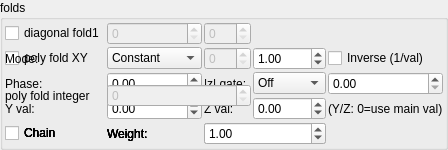
    <widget class="QGroupBox" name="groupBox_2">
     <property name="title">
      <string>folds</string>
     </property>
     <layout class="QVBoxLayout" name="verticalLayout_4" stretch="0">
      <property name="spacing">
       <number>2</number>
      </property>
      <property name="leftMargin">
       <number>2</number>
      </property>
      <property name="topMargin">
       <number>2</number>
      </property>
      <property name="rightMargin">
       <number>2</number>
      </property>
      <property name="bottomMargin">
       <number>2</number>
      </property>
      <item>
       <layout class="QGridLayout" name="gridLayout_9" columnstretch="0,1,1">
        <property name="spacing">
         <number>2</number>
        </property>
        <item row="1" column="0">
         <widget class="MyCheckBox" name="checkBox_transf_function_enabledP_false">
          <property name="font">
           <font>
            <weight>50</weight>
            <bold>false</bold>
           </font>
          </property>
          <property name="text">
           <string>poly fold XY</string>
          </property>
         </widget>
        </item>
        <item row="1" column="1">
         <widget class="MySpinBox" name="spinboxInt_transf_start_iterations_P">
          <property name="enabled">
           <bool>false</bool>
          </property>
          <property name="sizePolicy">
           <sizepolicy hsizetype="Minimum" vsizetype="Maximum">
            <horstretch>0</horstretch>
            <verstretch>0</verstretch>
           </sizepolicy>
          </property>
          <property name="maximum">
           <number>999</number>
          </property>
         </widget>
        </item>
        <item row="0" column="2">
         <widget class="MySpinBox" name="spinboxInt_transf_stop_iterations_Cx">
          <property name="enabled">
           <bool>false</bool>
          </property>
          <property name="sizePolicy">
           <sizepolicy hsizetype="Minimum" vsizetype="Maximum">
            <horstretch>0</horstretch>
            <verstretch>0</verstretch>
           </sizepolicy>
          </property>
          <property name="maximum">
           <number>999</number>
          </property>
         </widget>
        </item>
      <item row="1" column="0">
       <widget class="QLabel"><property name="text"><string>Mode:</string></property></widget>
      </item>
      <item row="1" column="1">
       <widget class="MyComboBox" name="comboBox_transf_multiplier_value_mode_2">
        <item><property name="text"><string notr="true">Constant</string></property></item>
        <item><property name="text"><string notr="true">Sine</string></property></item>
        <item><property name="text"><string notr="true">Ramp</string></property></item>
        <item><property name="text"><string notr="true">Exponential</string></property></item>
        <item><property name="text"><string notr="true">Triangle</string></property></item>
        <item><property name="text"><string notr="true">Square</string></property></item>
        <item><property name="text"><string notr="true">Smoothstep</string></property></item>
        <item><property name="text"><string notr="true">Noise</string></property></item>
        <item><property name="text"><string notr="true">Ping-pong</string></property></item>
        <item><property name="text"><string notr="true">Stepped</string></property></item>
       </widget>
      </item>
      <item row="1" column="2">
       <widget class="QLabel"><property name="text"><string>Freq:</string></property></widget>
      </item>
      <item row="1" column="3">
       <widget class="MyDoubleSpinBox" name="spinbox_transf_multiplier_frequency_2">
        <property name="minimum"><double>0.01</double></property><property name="maximum"><double>100.0</double></property>
        <property name="singleStep"><double>0.1</double></property><property name="value"><double>1.0</double></property>
       </widget>
      </item>
      <item row="1" column="4" colspan="2">
       <widget class="MyCheckBox" name="checkBox_transf_multiplier_inverse_2">
        <property name="text"><string>Inverse (1/val)</string></property>
       </widget>
      </item>
      <item row="2" column="0">
       <widget class="QLabel"><property name="text"><string>Phase:</string></property></widget>
      </item>
      <item row="2" column="1">
       <widget class="MyDoubleSpinBox" name="spinbox_transf_multiplier_phase_2">
        <property name="minimum"><double>-10.0</double></property><property name="maximum"><double>10.0</double></property>
        <property name="singleStep"><double>0.1</double></property><property name="value"><double>0.0</double></property>
       </widget>
      </item>
      <item row="2" column="2">
       <widget class="QLabel"><property name="text"><string>|z| gate:</string></property></widget>
      </item>
      <item row="2" column="3">
       <widget class="MyComboBox" name="comboBox_transf_multiplier_threshold_mode_2">
        <item><property name="text"><string notr="true">Off</string></property></item>
        <item><property name="text"><string notr="true">&gt; thresh</string></property></item>
        <item><property name="text"><string notr="true">&lt; thresh</string></property></item>
       </widget>
      </item>
      <item row="2" column="4" colspan="2">
       <widget class="MyDoubleSpinBox" name="spinbox_transf_multiplier_threshold_2">
        <property name="minimum"><double>0.0</double></property><property name="maximum"><double>1000.0</double></property>
        <property name="singleStep"><double>0.1</double></property><property name="value"><double>0.0</double></property>
       </widget>
      </item>
      <item row="3" column="0">
       <widget class="QLabel"><property name="text"><string>Y val:</string></property></widget>
      </item>
      <item row="3" column="1">
       <widget class="MyDoubleSpinBox" name="spinbox_transf_multiplier_scale_y_2">
        <property name="minimum"><double>-100.0</double></property><property name="maximum"><double>100.0</double></property>
        <property name="singleStep"><double>0.01</double></property><property name="value"><double>0.0</double></property>
       </widget>
      </item>
      <item row="3" column="2">
       <widget class="QLabel"><property name="text"><string>Z val:</string></property></widget>
      </item>
      <item row="3" column="3">
       <widget class="MyDoubleSpinBox" name="spinbox_transf_multiplier_scale_z_2">
        <property name="minimum"><double>-100.0</double></property><property name="maximum"><double>100.0</double></property>
        <property name="singleStep"><double>0.01</double></property><property name="value"><double>0.0</double></property>
       </widget>
      </item>
      <item row="3" column="4" colspan="2">
       <widget class="QLabel"><property name="text"><string notr="true">(Y/Z: 0=use main val)</string></property></widget>
      </item>
      <item row="4" column="0">
       <widget class="MyCheckBox" name="checkBox_transf_multiplier_chain_5">
        <property name="text"><string>Chain</string></property>
       </widget>
      </item>
      <item row="4" column="1">
       <widget class="QLabel"><property name="text"><string>Weight:</string></property></widget>
      </item>
      <item row="4" column="2" colspan="2">
       <widget class="MyDoubleSpinBox" name="spinbox_transf_multiplier_weight_5">
        <property name="minimum"><double>0.0</double></property><property name="maximum"><double>10.0</double></property>
        <property name="singleStep"><double>0.1</double></property><property name="value"><double>1.0</double></property>
       </widget>
      </item>
      <item row="4" column="0">
       <widget class="MyCheckBox" name="checkBox_transf_multiplier_chain_4">
        <property name="text"><string>Chain</string></property>
       </widget>
      </item>
      <item row="4" column="1">
       <widget class="QLabel"><property name="text"><string>Weight:</string></property></widget>
      </item>
      <item row="4" column="2" colspan="2">
       <widget class="MyDoubleSpinBox" name="spinbox_transf_multiplier_weight_4">
        <property name="minimum"><double>0.0</double></property><property name="maximum"><double>10.0</double></property>
        <property name="singleStep"><double>0.1</double></property><property name="value"><double>1.0</double></property>
       </widget>
      </item>
      <item row="4" column="0">
       <widget class="MyCheckBox" name="checkBox_transf_multiplier_chain_3">
        <property name="text"><string>Chain</string></property>
       </widget>
      </item>
      <item row="4" column="1">
       <widget class="QLabel"><property name="text"><string>Weight:</string></property></widget>
      </item>
      <item row="4" column="2" colspan="2">
       <widget class="MyDoubleSpinBox" name="spinbox_transf_multiplier_weight_3">
        <property name="minimum"><double>0.0</double></property><property name="maximum"><double>10.0</double></property>
        <property name="singleStep"><double>0.1</double></property><property name="value"><double>1.0</double></property>
       </widget>
      </item>
      <item row="4" column="0">
       <widget class="MyCheckBox" name="checkBox_transf_multiplier_chain_2">
        <property name="text"><string>Chain</string></property>
       </widget>
      </item>
      <item row="4" column="1">
       <widget class="QLabel"><property name="text"><string>Weight:</string></property></widget>
      </item>
      <item row="4" column="2" colspan="2">
       <widget class="MyDoubleSpinBox" name="spinbox_transf_multiplier_weight_2">
        <property name="minimum"><double>0.0</double></property><property name="maximum"><double>10.0</double></property>
        <property name="singleStep"><double>0.1</double></property><property name="value"><double>1.0</double></property>
       </widget>
      </item>
      <item row="4" column="0">
       <widget class="MyCheckBox" name="checkBox_transf_multiplier_chain_1">
        <property name="text"><string>Chain</string></property>
       </widget>
      </item>
      <item row="4" column="1">
       <widget class="QLabel"><property name="text"><string>Weight:</string></property></widget>
      </item>
      <item row="4" column="2" colspan="2">
       <widget class="MyDoubleSpinBox" name="spinbox_transf_multiplier_weight_1">
        <property name="minimum"><double>0.0</double></property><property name="maximum"><double>10.0</double></property>
        <property name="singleStep"><double>0.1</double></property><property name="value"><double>1.0</double></property>
       </widget>
      </item>
        <item row="0" column="0">
         <widget class="MyCheckBox" name="checkBox_transf_function_enabledCx_false">
          <property name="text">
           <string notr="true">diagonal fold1</string>
          </property>
         </widget>
        </item>
        <item row="0" column="1">
         <widget class="MySpinBox" name="spinboxInt_transf_start_iterations_Cx">
          <property name="enabled">
           <bool>false</bool>
          </property>
          <property name="sizePolicy">
           <sizepolicy hsizetype="Minimum" vsizetype="Maximum">
            <horstretch>0</horstretch>
            <verstretch>0</verstretch>
           </sizepolicy>
          </property>
          <property name="maximum">
           <number>999</number>
          </property>
         </widget>
        </item>
        <item row="2" column="0" rowspan="2">
         <widget class="QLabel" name="label_45">
          <property name="text">
           <string>poly fold integer</string>
          </property>
         </widget>
        </item>
        <item row="1" column="2">
         <widget class="MySpinBox" name="spinboxInt_transf_stop_iterations_P">
          <property name="enabled">
           <bool>false</bool>
          </property>
          <property name="sizePolicy">
           <sizepolicy hsizetype="Minimum" vsizetype="Maximum">
            <horstretch>0</horstretch>
            <verstretch>0</verstretch>
           </sizepolicy>
          </property>
          <property name="maximum">
           <number>999</number>
          </property>
         </widget>
        </item>
        <item row="2" column="1" rowspan="2" colspan="2">
         <widget class="MySpinBox" name="spinboxInt_transf_int_6">
          <property name="enabled">
           <bool>false</bool>
          </property>
          <property name="sizePolicy">
           <sizepolicy hsizetype="Minimum" vsizetype="Maximum">
            <horstretch>0</horstretch>
            <verstretch>0</verstretch>
           </sizepolicy>
          </property>
          <property name="maximum">
           <number>999</number>
          </property>
         </widget>
        </item>
       </layout>
      </item>
     </layout>
    </widget>
